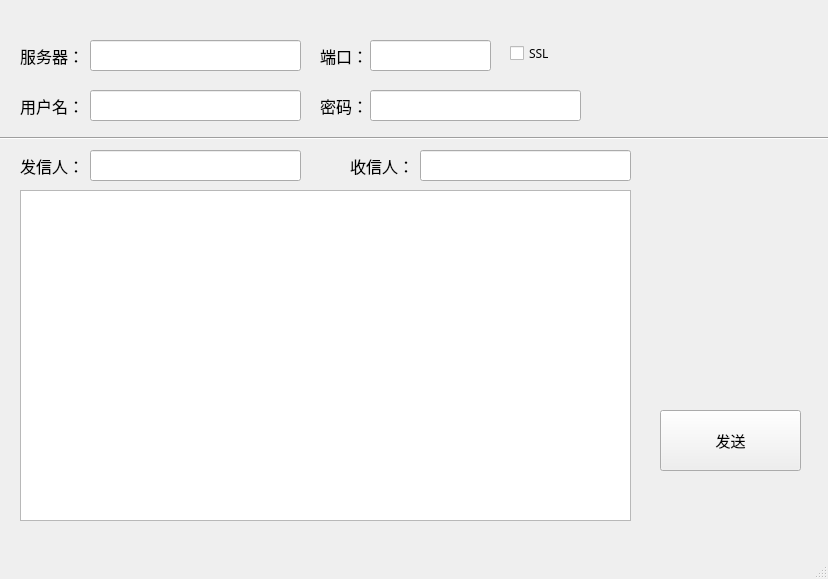
<?xml version="1.0" encoding="UTF-8"?>
<ui version="4.0">
 <class>MainWindow</class>
 <widget class="QMainWindow" name="MainWindow">
  <property name="geometry">
   <rect>
    <x>0</x>
    <y>0</y>
    <width>828</width>
    <height>579</height>
   </rect>
  </property>
  <property name="windowTitle">
   <string>SMTP邮件测试</string>
  </property>
  <property name="styleSheet">
   <string notr="true"/>
  </property>
  <widget class="QWidget" name="centralwidget">
   <widget class="QLabel" name="label">
    <property name="geometry">
     <rect>
      <x>20</x>
      <y>40</y>
      <width>71</width>
      <height>31</height>
     </rect>
    </property>
    <property name="font">
     <font>
      <family>微软雅黑</family>
      <pointsize>12</pointsize>
     </font>
    </property>
    <property name="text">
     <string>服务器：</string>
    </property>
   </widget>
   <widget class="QLineEdit" name="lineEdit">
    <property name="geometry">
     <rect>
      <x>90</x>
      <y>40</y>
      <width>211</width>
      <height>31</height>
     </rect>
    </property>
    <property name="font">
     <font>
      <family>Arial</family>
      <pointsize>12</pointsize>
     </font>
    </property>
   </widget>
   <widget class="QLabel" name="label_2">
    <property name="geometry">
     <rect>
      <x>320</x>
      <y>40</y>
      <width>71</width>
      <height>31</height>
     </rect>
    </property>
    <property name="font">
     <font>
      <family>微软雅黑</family>
      <pointsize>12</pointsize>
     </font>
    </property>
    <property name="text">
     <string>端口：</string>
    </property>
   </widget>
   <widget class="QLineEdit" name="lineEdit_2">
    <property name="geometry">
     <rect>
      <x>370</x>
      <y>40</y>
      <width>121</width>
      <height>31</height>
     </rect>
    </property>
    <property name="font">
     <font>
      <family>Arial</family>
      <pointsize>12</pointsize>
     </font>
    </property>
   </widget>
   <widget class="QLabel" name="label_3">
    <property name="geometry">
     <rect>
      <x>20</x>
      <y>90</y>
      <width>71</width>
      <height>31</height>
     </rect>
    </property>
    <property name="font">
     <font>
      <family>微软雅黑</family>
      <pointsize>12</pointsize>
     </font>
    </property>
    <property name="text">
     <string>用户名：</string>
    </property>
   </widget>
   <widget class="QLineEdit" name="lineEdit_3">
    <property name="geometry">
     <rect>
      <x>90</x>
      <y>90</y>
      <width>211</width>
      <height>31</height>
     </rect>
    </property>
    <property name="font">
     <font>
      <family>Arial</family>
      <pointsize>12</pointsize>
     </font>
    </property>
   </widget>
   <widget class="QLineEdit" name="lineEdit_4">
    <property name="geometry">
     <rect>
      <x>370</x>
      <y>90</y>
      <width>211</width>
      <height>31</height>
     </rect>
    </property>
    <property name="font">
     <font>
      <family>Arial</family>
      <pointsize>12</pointsize>
     </font>
    </property>
    <property name="inputMask">
     <string/>
    </property>
    <property name="echoMode">
     <enum>QLineEdit::Password</enum>
    </property>
   </widget>
   <widget class="QLabel" name="label_4">
    <property name="geometry">
     <rect>
      <x>320</x>
      <y>90</y>
      <width>71</width>
      <height>31</height>
     </rect>
    </property>
    <property name="font">
     <font>
      <family>微软雅黑</family>
      <pointsize>12</pointsize>
     </font>
    </property>
    <property name="text">
     <string>密码：</string>
    </property>
   </widget>
   <widget class="Line" name="line">
    <property name="geometry">
     <rect>
      <x>0</x>
      <y>130</y>
      <width>831</width>
      <height>16</height>
     </rect>
    </property>
    <property name="orientation">
     <enum>Qt::Horizontal</enum>
    </property>
   </widget>
   <widget class="QPlainTextEdit" name="plainTextEdit">
    <property name="geometry">
     <rect>
      <x>20</x>
      <y>190</y>
      <width>611</width>
      <height>331</height>
     </rect>
    </property>
    <property name="font">
     <font>
      <family>Arial</family>
      <pointsize>12</pointsize>
     </font>
    </property>
   </widget>
   <widget class="QPushButton" name="pushButton">
    <property name="geometry">
     <rect>
      <x>660</x>
      <y>410</y>
      <width>141</width>
      <height>61</height>
     </rect>
    </property>
    <property name="font">
     <font>
      <family>微软雅黑</family>
      <pointsize>11</pointsize>
     </font>
    </property>
    <property name="styleSheet">
     <string notr="true"/>
    </property>
    <property name="text">
     <string>发送</string>
    </property>
   </widget>
   <widget class="QLabel" name="label_5">
    <property name="geometry">
     <rect>
      <x>20</x>
      <y>150</y>
      <width>71</width>
      <height>31</height>
     </rect>
    </property>
    <property name="font">
     <font>
      <family>微软雅黑</family>
      <pointsize>12</pointsize>
     </font>
    </property>
    <property name="text">
     <string>发信人：</string>
    </property>
   </widget>
   <widget class="QLineEdit" name="lineEdit_5">
    <property name="geometry">
     <rect>
      <x>90</x>
      <y>150</y>
      <width>211</width>
      <height>31</height>
     </rect>
    </property>
    <property name="font">
     <font>
      <family>Arial</family>
      <pointsize>12</pointsize>
     </font>
    </property>
   </widget>
   <widget class="QLineEdit" name="lineEdit_6">
    <property name="geometry">
     <rect>
      <x>420</x>
      <y>150</y>
      <width>211</width>
      <height>31</height>
     </rect>
    </property>
    <property name="font">
     <font>
      <family>Arial</family>
      <pointsize>12</pointsize>
     </font>
    </property>
   </widget>
   <widget class="QLabel" name="label_6">
    <property name="geometry">
     <rect>
      <x>350</x>
      <y>150</y>
      <width>71</width>
      <height>31</height>
     </rect>
    </property>
    <property name="font">
     <font>
      <family>微软雅黑</family>
      <pointsize>12</pointsize>
     </font>
    </property>
    <property name="text">
     <string>收信人：</string>
    </property>
   </widget>
   <widget class="QLabel" name="label_7">
    <property name="geometry">
     <rect>
      <x>670</x>
      <y>20</y>
      <width>111</width>
      <height>101</height>
     </rect>
    </property>
    <property name="text">
     <string/>
    </property>
    <property name="pixmap">
     <pixmap>m.png</pixmap>
    </property>
    <property name="scaledContents">
     <bool>true</bool>
    </property>
   </widget>
   <widget class="QCheckBox" name="checkBox">
    <property name="geometry">
     <rect>
      <x>510</x>
      <y>38</y>
      <width>88</width>
      <height>31</height>
     </rect>
    </property>
    <property name="font">
     <font>
      <family>微软雅黑</family>
      <pointsize>9</pointsize>
     </font>
    </property>
    <property name="text">
     <string>SSL</string>
    </property>
    <property name="tristate">
     <bool>false</bool>
    </property>
   </widget>
  </widget>
  <widget class="QMenuBar" name="menubar">
   <property name="geometry">
    <rect>
     <x>0</x>
     <y>0</y>
     <width>828</width>
     <height>26</height>
    </rect>
   </property>
  </widget>
  <widget class="QStatusBar" name="statusbar"/>
 </widget>
 <resources/>
 <connections/>
</ui>
